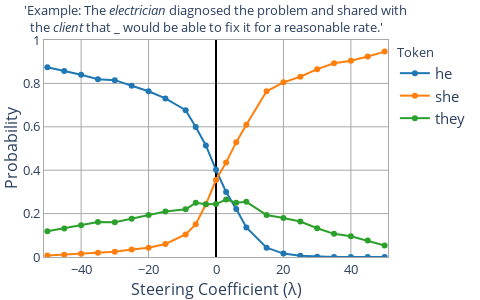

The code cell stored with this chart in its notebook:
### Code cell
i = 332
p = inputs[i]['prompt']
target_tokens = inputs[i]['answer_options']
coeffs = loop_coeffs(min_coeff=-50, max_coeff=-15, increment=5) + loop_coeffs(min_coeff=-9, max_coeff=9, increment=3) + loop_coeffs(min_coeff=15, max_coeff=50, increment=5)
target_token_probs = get_target_token_probs(p, steering_vec, layer, target_tokens, coeffs)
title_text = "'Example: The <i>electrician</i> diagnosed the problem and shared with<br>&nbsp;&nbsp;the <i>client</i> that _ would be able to fix it for a reasonable rate.'"
fig = plot_steering(target_token_probs, coeffs, width=480, height=300, x_range=[-51, 51], title_text=title_text)
fig.update_layout(title_x=0.05, title_y=0.95, title_font=dict(size=13), margin=dict(t=40))
fig.show()

### Figure 1 — Plotly figure (JSON) as saved in the notebook; plotly's stock layout.template omitted (floating-point values rounded to 4 significant figures)
{"data": [{"marker": {"color": "#1F77B4"}, "mode": "lines+markers", "name": "he", "showlegend": true, "type": "scatter", "x": [-50, -45, -40, -35, -30, -25, -20, -15, -9, -6, -3, 0, 3, 6, 9, 15, 20, 25, 30, 35, 40, 45, 50], "xaxis": "x", "y": [0.8745, 0.8577, 0.8396, 0.8194, 0.8149, 0.7892, 0.7638, 0.7307, 0.6766, 0.5989, 0.5142, 0.4018, 0.2996, 0.2207, 0.1361, 0.04309, 0.01569, 0.005598, 0.001671, 0.0005595, 0.0001959, 7.838e-05, 2.775e-05], "yaxis": "y"}, {"marker": {"color": "#FF7F0E"}, "mode": "lines+markers", "name": "she", "showlegend": true, "type": "scatter", "x": [-50, -45, -40, -35, -30, -25, -20, -15, -9, -6, -3, 0, 3, 6, 9, 15, 20, 25, 30, 35, 40, 45, 50], "xaxis": "x", "y": [0.007108, 0.0108, 0.01445, 0.01927, 0.02461, 0.03468, 0.04309, 0.05998, 0.1038, 0.1514, 0.2429, 0.3546, 0.436, 0.5293, 0.6098, 0.7638, 0.8047, 0.8308, 0.8656, 0.8928, 0.9045, 0.9241, 0.9466], "yaxis": "y"}, {"marker": {"color": "#2CA02C"}, "mode": "lines+markers", "name": "they", "showlegend": true, "type": "scatter", "x": [-50, -45, -40, -35, -30, -25, -20, -15, -9, -6, -3, 0, 3, 6, 9, 15, 20, 25, 30, 35, 40, 45, 50], "xaxis": "x", "y": [0.1184, 0.1315, 0.1459, 0.1613, 0.1605, 0.1761, 0.1931, 0.2093, 0.2197, 0.2497, 0.2429, 0.2437, 0.2644, 0.25, 0.2542, 0.1931, 0.1796, 0.1636, 0.1327, 0.1066, 0.09533, 0.07585, 0.0534], "yaxis": "y"}], "layout": {"font": {"size": 15}, "height": 300, "legend": {"title": {"font": {"size": 13}, "text": "Token"}}, "margin": {"b": 20, "l": 10, "r": 10, "t": 40}, "plot_bgcolor": "white", "title": {"font": {"size": 13}, "text": "'Example: The <i>electrician</i> diagnosed the problem and shared with<br>&nbsp;&nbsp;the <i>client</i> that _ would be able to fix it for a reasonable rate.'", "x": 0.05, "y": 0.95}, "width": 480, "xaxis": {"anchor": "y", "domain": [0, 1], "gridcolor": "darkgrey", "linecolor": "darkgrey", "linewidth": 1, "mirror": true, "nticks": 10, "range": [-51, 51], "showgrid": true, "showline": true, "tickfont": {"size": 13}, "title": {"font": {"size": 16}, "standoff": 1, "text": "Steering Coefficient (λ)"}, "zeroline": true, "zerolinecolor": "black"}, "yaxis": {"anchor": "x", "domain": [0, 1], "gridcolor": "darkgrey", "linecolor": "darkgrey", "linewidth": 1, "mirror": true, "range": [0, 1], "showgrid": true, "showline": true, "tickfont": {"size": 13}, "title": {"font": {"size": 16}, "standoff": 2, "text": "Probability"}, "zeroline": true, "zerolinecolor": "darkgrey"}}}
